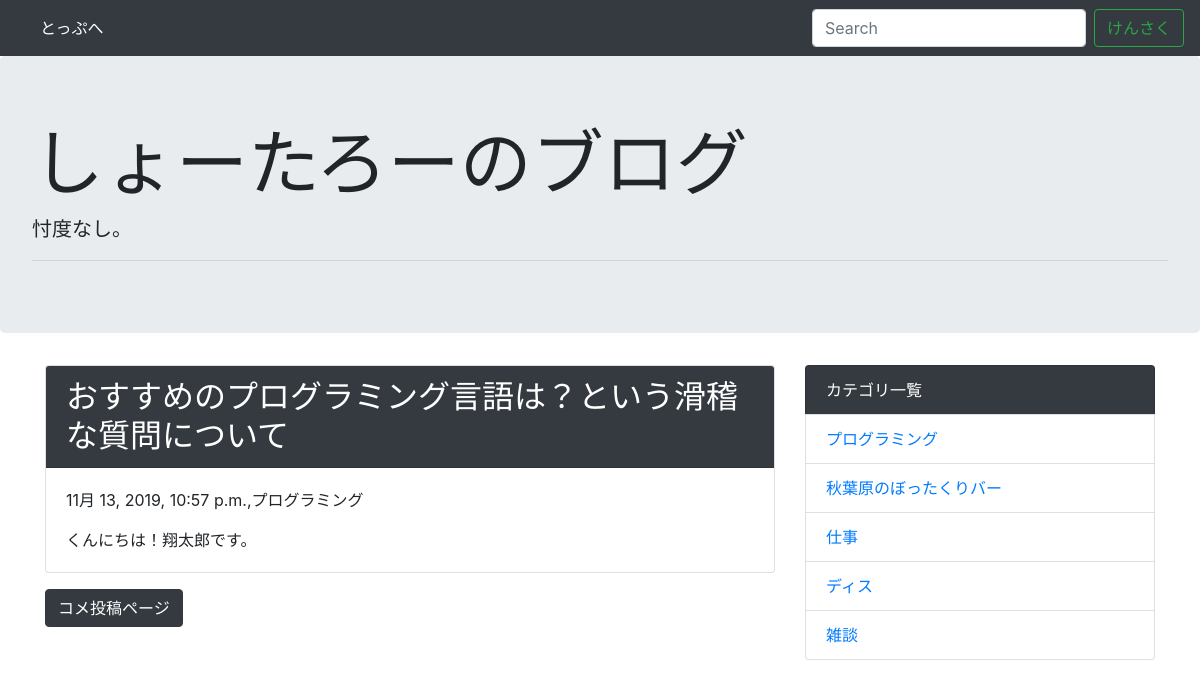
/detail/4/, run on the app's committed database.
### blog/models.py (models this page shows, shortened)
class Post(models.Model):
    title = models.CharField('タイトル',max_length=255)
    text = models.TextField('本文')
    created_at = models.DateTimeField('作成日',default=timezone.now)
    category = models.ForeignKey(Category, verbose_name='カテゴリ',on_delete=models.PROTECT)

class Category(models.Model):
    name = models.CharField('カテゴリ名',max_length=255)
    created_at = models.DateTimeField('作成日',default=timezone.now)
    def __str__(self):
        return self.name

### blog/views.py (the view)
# urls.py: path('detail/<int:pk>/', views.DetailView.as_view(), name='detail'),
class DetailView(generic.DetailView):
    model = Post

### blog/context_processors.py (called while the page is built)
def common(request):
    context = {
        'category_list': Category.objects.all(),
    }
    return context

### blog/templates/blog/post_detail.html (shortened to what this page needs)
{% extends "blog/base.html" %}
{% block content %}
<div class="card mb-3">
  <h2 class="card-header bg-dark text-white">{{post.title}}</h2>
  <div class="card-body">
    <p>{{post.created_at}},{{post.category}}</p>
    {{post.text | linebreaksbr | urlize}}
  </div>
</div>
<a class="btn btn-dark" href="{% url 'blog:comment' post.pk %}">コメ投稿ページ</a>
{% endblock  %}

### blog/templates/blog/base.html (shortened to what this page needs)
<!doctype html>
<html lang="ja">
  <head>
    <link rel="stylesheet" href="https://maxcdn.bootstrapcdn.com/bootstrap/4.0.0-beta.2/css/bootstrap.min.css">
  </head>
  <body>
    <nav class="navbar navbar-expand-lg navbar-dark bg-dark">
    <div class="collapse navbar-collapse" id="navbarSupportedContent">
      <ul class="navbar-nav mr-auto">
        <li class="nav-item active">
          <a class="nav-link" href="{% url 'blog:index' %}">とっぷへ</a>
        </li>
      </ul>
      <form class="form-inline my-2 my-lg-0" method="GET" action="{% url 'blog:index' %}">
        <input class="form-control mr-sm-2" type="text" placeholder="Search" aria-label="Search" name="keyword">
        <button class="btn btn-outline-success my-2 my-sm-0" type="submit">けんさく</button>
      </form>
    </div>
  </nav>
  <div class="jumbotron">
    <h1 class="display-3">しょーたろーのブログ</h1>
      <p class="lead">忖度なし。</p>
      <hr class="my-2">
  </div>
    <div class="container">
      <div class="row">
        <div class="col-md-8">
          {% block content %}
          {% endblock %}
        </div>
        <div class="col-md-4">
          <ul class="list-group">
            <li class="list-group-item bg-dark text-white">カテゴリ一覧</li>
            {% for category in category_list %}
              <li class="list-group-item"><a href="{% url 'blog:category' category.pk %}">{{category}}</a></li>
            {% endfor %}
          </ul>
        </div>
      </div>
    </div>
  </body>
</html>

### data on the page
Post: title "おすすめのプログラミング言語は？という滑稽な質問について", created_at "11月 13, 2019, 10:57 p.m.", category "プログラミング", text "くんにちは！翔太郎です。"
Category: name "プログラミング"
Category: name "秋葉原のぼったくりバー"
Category: name "仕事"
Category: name "ディス"
Category: name "雑談"
